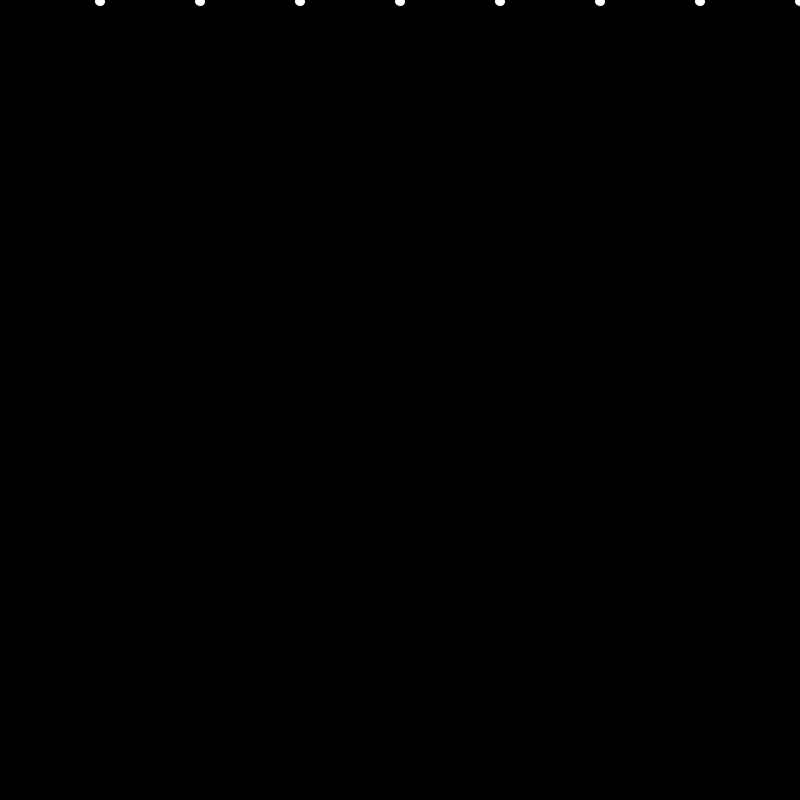
Frame 1 (no input)
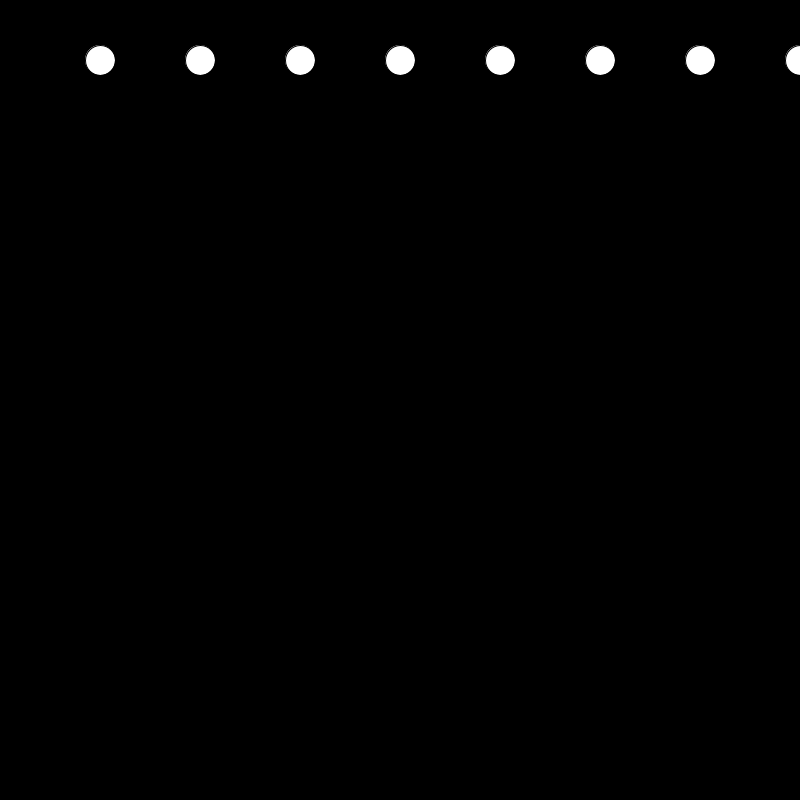
Frame 60 (the mouse pressed at the canvas centre just before this capture)
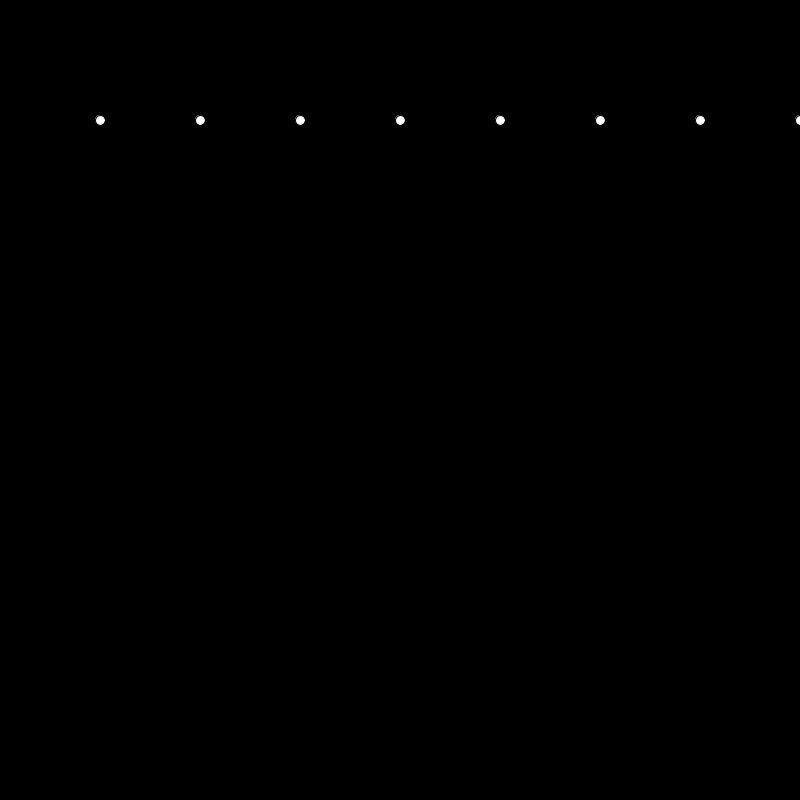
Frame 120 (the mouse held since frame 60 and released just before this capture)

The Processing sketch that drew these frames (run headless with seeded random() and noise(); from frame 60 on, the mouse is pressed at the canvas centre):

// Processing sketch: processing_186923
// ── processing_186923.pde

int topEdge = 0;
int bottomEdge = 800;

int yPosition = 0;
int xPosition = width/2;
boolean moveDown = true;
boolean moveUp = true;

void setup() {
  size(800,800);
  ellipseMode(CENTER);
}

float radius = 10;
 
void draw(){
  background(0);
  if (moveDown){
    if (yPosition < bottomEdge){
      yPosition++;
      radius++;
      if (radius==50) {
        radius =10;
      }

    } else {
      moveDown = false;
    }
  } else {
    if (yPosition > topEdge) {
      yPosition--;
      radius++;
      if (radius==50) {
        radius =10;
      }
    } else {
      moveDown = true;
    }
  }
  for(int i = 1; i <=10; i++){
   ellipse(i*100, yPosition, radius, radius);
  }

}
